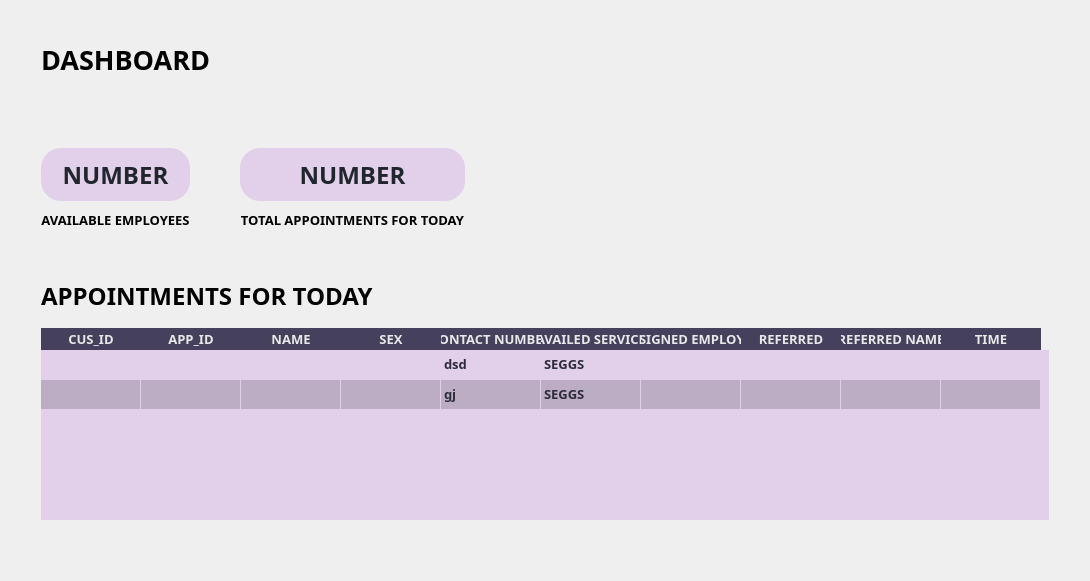
         <widget class="QWidget" name="dashboard_page">
          <layout class="QGridLayout" name="gridLayout_13">
           <item row="0" column="0">
            <widget class="QWidget" name="widget_4" native="true">
             <layout class="QGridLayout" name="gridLayout_18">
              <property name="leftMargin">
               <number>30</number>
              </property>
              <property name="topMargin">
               <number>30</number>
              </property>
              <property name="rightMargin">
               <number>30</number>
              </property>
              <property name="bottomMargin">
               <number>50</number>
              </property>
              <property name="verticalSpacing">
               <number>50</number>
              </property>
              <item row="0" column="0">
               <widget class="QLabel" name="label_10">
                <property name="font">
                 <font>
                  <family>JetBrains Mono</family>
                  <pointsize>20</pointsize>
                  <bold>true</bold>
                 </font>
                </property>
                <property name="text">
                 <string>DASHBOARD</string>
                </property>
               </widget>
              </item>
              <item row="1" column="0">
               <layout class="QGridLayout" name="gridLayout_16">
                <property name="horizontalSpacing">
                 <number>50</number>
                </property>
                <property name="verticalSpacing">
                 <number>10</number>
                </property>
                <item row="1" column="0">
                 <widget class="QFrame" name="frame">
                  <property name="styleSheet">
                   <string notr="true">QFrame{
	background-color: #E2CFEA;
	border-radius: 20px
}
</string>
                  </property>
                  <property name="frameShape">
                   <enum>QFrame::StyledPanel</enum>
                  </property>
                  <property name="frameShadow">
                   <enum>QFrame::Raised</enum>
                  </property>
                  <layout class="QGridLayout" name="gridLayout_14">
                   <property name="topMargin">
                    <number>0</number>
                   </property>
                   <item row="1" column="0">
                    <widget class="QLabel" name="numer_available_employees">
                     <property name="font">
                      <font>
                       <family>JetBrains Mono</family>
                       <pointsize>18</pointsize>
                       <bold>true</bold>
                      </font>
                     </property>
                     <property name="acceptDrops">
                      <bool>false</bool>
                     </property>
                     <property name="styleSheet">
                      <string notr="true">QLabel{
	color: #20262E;
	background-color: none;	
	padding-top: 10px
}</string>
                     </property>
                     <property name="text">
                      <string>NUMBER</string>
                     </property>
                     <property name="alignment">
                      <set>Qt::AlignCenter</set>
                     </property>
                     <property name="openExternalLinks">
                      <bool>false</bool>
                     </property>
                    </widget>
                   </item>
                  </layout>
                 </widget>
                </item>
                <item row="0" column="0">
                 <spacer name="horizontalSpacer_14">
                  <property name="orientation">
                   <enum>Qt::Horizontal</enum>
                  </property>
                  <property name="sizeHint" stdset="0">
                   <size>
                    <width>40</width>
                    <height>20</height>
                   </size>
                  </property>
                 </spacer>
                </item>
                <item row="2" column="1">
                 <widget class="QLabel" name="label_15">
                  <property name="font">
                   <font>
                    <family>JetBrains Mono</family>
                    <pointsize>10</pointsize>
                    <bold>true</bold>
                   </font>
                  </property>
                  <property name="acceptDrops">
                   <bool>false</bool>
                  </property>
                  <property name="styleSheet">
                   <string notr="true"/>
                  </property>
                  <property name="text">
                   <string>TOTAL APPOINTMENTS FOR TODAY</string>
                  </property>
                  <property name="alignment">
                   <set>Qt::AlignCenter</set>
                  </property>
                  <property name="openExternalLinks">
                   <bool>false</bool>
                  </property>
                 </widget>
                </item>
                <item row="1" column="1">
                 <widget class="QFrame" name="frame_2">
                  <property name="styleSheet">
                   <string notr="true">QFrame{
	background-color: #E2CFEA;
	border-radius: 20px
}
</string>
                  </property>
                  <property name="frameShape">
                   <enum>QFrame::StyledPanel</enum>
                  </property>
                  <property name="frameShadow">
                   <enum>QFrame::Raised</enum>
                  </property>
                  <layout class="QGridLayout" name="gridLayout_15">
                   <property name="topMargin">
                    <number>0</number>
                   </property>
                   <item row="0" column="0">
                    <widget class="QLabel" name="number_app_today">
                     <property name="font">
                      <font>
                       <family>JetBrains Mono</family>
                       <pointsize>18</pointsize>
                       <bold>true</bold>
                      </font>
                     </property>
                     <property name="acceptDrops">
                      <bool>false</bool>
                     </property>
                     <property name="styleSheet">
                      <string notr="true">QLabel{
	color: #20262E;
	background-color: none;	
	padding-top: 10px
}</string>
                     </property>
                     <property name="text">
                      <string>NUMBER</string>
                     </property>
                     <property name="alignment">
                      <set>Qt::AlignCenter</set>
                     </property>
                     <property name="openExternalLinks">
                      <bool>false</bool>
                     </property>
                    </widget>
                   </item>
                  </layout>
                 </widget>
                </item>
                <item row="2" column="0">
                 <widget class="QLabel" name="label_12">
                  <property name="font">
                   <font>
                    <family>JetBrains Mono</family>
                    <pointsize>10</pointsize>
                    <bold>true</bold>
                   </font>
                  </property>
                  <property name="acceptDrops">
                   <bool>false</bool>
                  </property>
                  <property name="styleSheet">
                   <string notr="true"/>
                  </property>
                  <property name="text">
                   <string>AVAILABLE EMPLOYEES</string>
                  </property>
                  <property name="alignment">
                   <set>Qt::AlignCenter</set>
                  </property>
                  <property name="openExternalLinks">
                   <bool>false</bool>
                  </property>
                 </widget>
                </item>
                <item row="0" column="1">
                 <spacer name="horizontalSpacer_16">
                  <property name="orientation">
                   <enum>Qt::Horizontal</enum>
                  </property>
                  <property name="sizeHint" stdset="0">
                   <size>
                    <width>40</width>
                    <height>20</height>
                   </size>
                  </property>
                 </spacer>
                </item>
               </layout>
              </item>
              <item row="1" column="1">
               <spacer name="horizontalSpacer_10">
                <property name="orientation">
                 <enum>Qt::Horizontal</enum>
                </property>
                <property name="sizeHint" stdset="0">
                 <size>
                  <width>578</width>
                  <height>20</height>
                 </size>
                </property>
               </spacer>
              </item>
              <item row="2" column="0" colspan="2">
               <layout class="QGridLayout" name="gridLayout_17">
                <property name="verticalSpacing">
                 <number>15</number>
                </property>
                <item row="0" column="0">
                 <widget class="QLabel" name="label_9">
                  <property name="font">
                   <font>
                    <family>JetBrains Mono</family>
                    <pointsize>18</pointsize>
                    <bold>true</bold>
                   </font>
                  </property>
                  <property name="text">
                   <string>APPOINTMENTS FOR TODAY</string>
                  </property>
                  <property name="alignment">
                   <set>Qt::AlignLeading|Qt::AlignLeft|Qt::AlignVCenter</set>
                  </property>
                 </widget>
                </item>
                <item row="1" column="0">
                 <widget class="QTableWidget" name="app_today_table">
                  <property name="font">
                   <font>
                    <family>JetBrains Mono</family>
                    <pointsize>10</pointsize>
                    <bold>true</bold>
                   </font>
                  </property>
                  <property name="styleSheet">
                   <string notr="true">QHeaderView::section{
	background-color: #45405C;
	color: #E9E8E8;
	border: none;
	font: 700 10pt &quot;JetBrains Mono&quot;;
}

QTableWidget{
	background-color: #E2CFEA;
	border: none;
	alternate-background-color: #BCADC5;
}

QTableWidget::item:selected{
	color: #2C2C3B;
	background-color: #FFEE8c;  /* Background color for selected items */

}
QTableWidget::item{
	color: #2C2C3B;
	selection-color: #2C2C3B;  /* Text color for selected items */

}
</string>
                  </property>
                  <property name="frameShadow">
                   <enum>QFrame::Sunken</enum>
                  </property>
                  <property name="editTriggers">
                   <set>QAbstractItemView::NoEditTriggers</set>
                  </property>
                  <property name="alternatingRowColors">
                   <bool>true</bool>
                  </property>
                  <property name="selectionMode">
                   <enum>QAbstractItemView::NoSelection</enum>
                  </property>
                  <property name="selectionBehavior">
                   <enum>QAbstractItemView::SelectRows</enum>
                  </property>
                  <property name="showGrid">
                   <bool>true</bool>
                  </property>
                  <property name="gridStyle">
                   <enum>Qt::NoPen</enum>
                  </property>
                  <attribute name="horizontalHeaderVisible">
                   <bool>true</bool>
                  </attribute>
                  <attribute name="horizontalHeaderCascadingSectionResizes">
                   <bool>false</bool>
                  </attribute>
                  <attribute name="horizontalHeaderHighlightSections">
                   <bool>true</bool>
                  </attribute>
                  <attribute name="horizontalHeaderShowSortIndicator" stdset="0">
                   <bool>false</bool>
                  </attribute>
                  <attribute name="horizontalHeaderStretchLastSection">
                   <bool>false</bool>
                  </attribute>
                  <attribute name="verticalHeaderVisible">
                   <bool>false</bool>
                  </attribute>
                  <attribute name="verticalHeaderStretchLastSection">
                   <bool>false</bool>
                  </attribute>
                  <row>
                   <property name="text">
                    <string>New Row</string>
                   </property>
                  </row>
                  <row/>
                  <column>
                   <property name="text">
                    <string>CUS_ID</string>
                   </property>
                  </column>
                  <column>
                   <property name="text">
                    <string>APP_ID</string>
                   </property>
                  </column>
                  <column>
                   <property name="text">
                    <string>NAME</string>
                   </property>
                  </column>
                  <column>
                   <property name="text">
                    <string>SEX</string>
                   </property>
                  </column>
                  <column>
                   <property name="text">
                    <string>CONTACT NUMBER</string>
                   </property>
                  </column>
                  <column>
                   <property name="text">
                    <string>AVAILED SERVICE</string>
                   </property>
                  </column>
                  <column>
                   <property name="text">
                    <string>ASSIGNED EMPLOYEE</string>
                   </property>
                  </column>
                  <column>
                   <property name="text">
                    <string>REFERRED</string>
                   </property>
                  </column>
                  <column>
                   <property name="text">
                    <string>REFERRED NAME</string>
                   </property>
                  </column>
                  <column>
                   <property name="text">
                    <string>TIME</string>
                   </property>
                  </column>
                  <item row="0" column="4">
                   <property name="text">
                    <string>dsd</string>
                   </property>
                  </item>
                  <item row="0" column="5">
                   <property name="text">
                    <string>SEGGS</string>
                   </property>
                  </item>
                  <item row="1" column="4">
                   <property name="text">
                    <string>gj</string>
                   </property>
                  </item>
                  <item row="1" column="5">
                   <property name="text">
                    <string>SEGGS</string>
                   </property>
                  </item>
                 </widget>
                </item>
               </layout>
              </item>
             </layout>
            </widget>
           </item>
          </layout>
         </widget>
